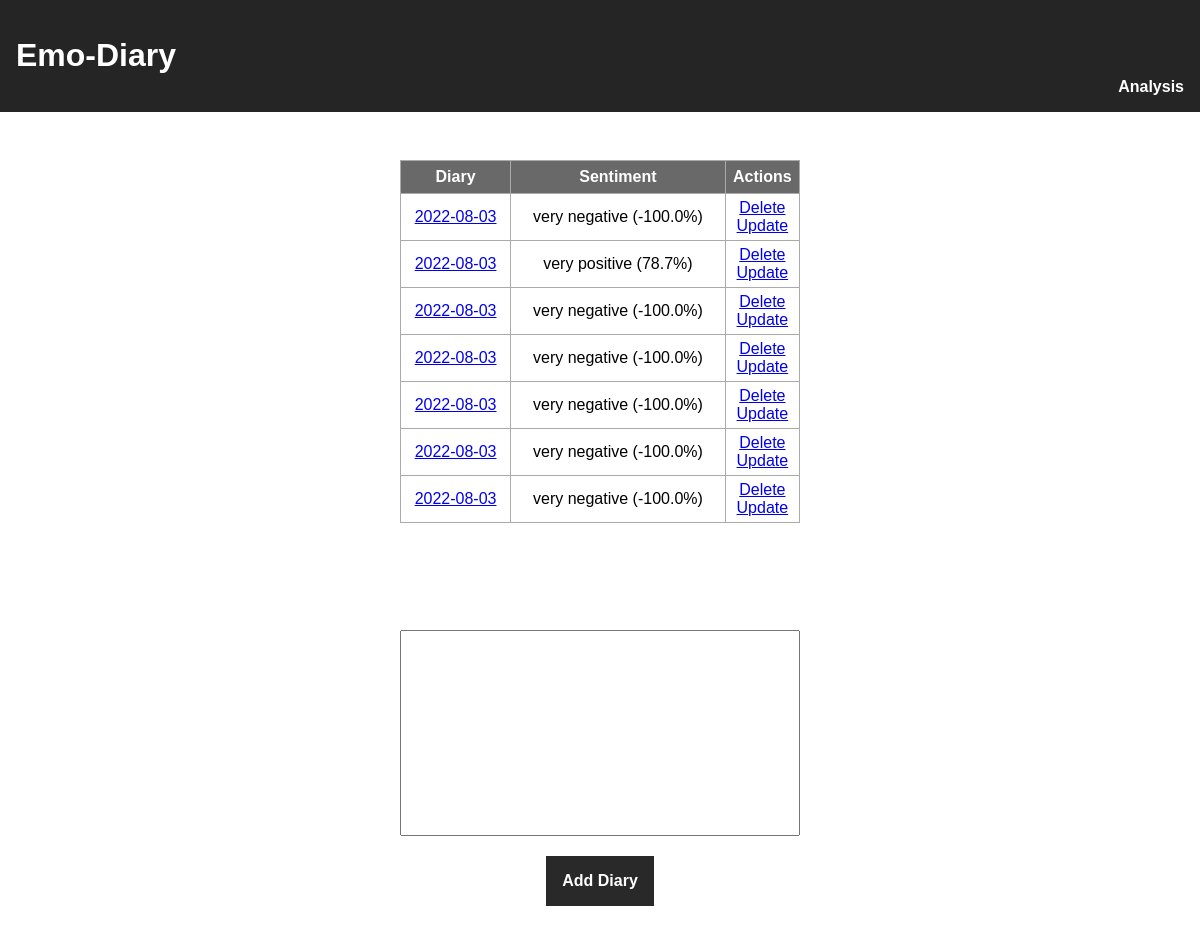
The page /test on the database as committed earlier.
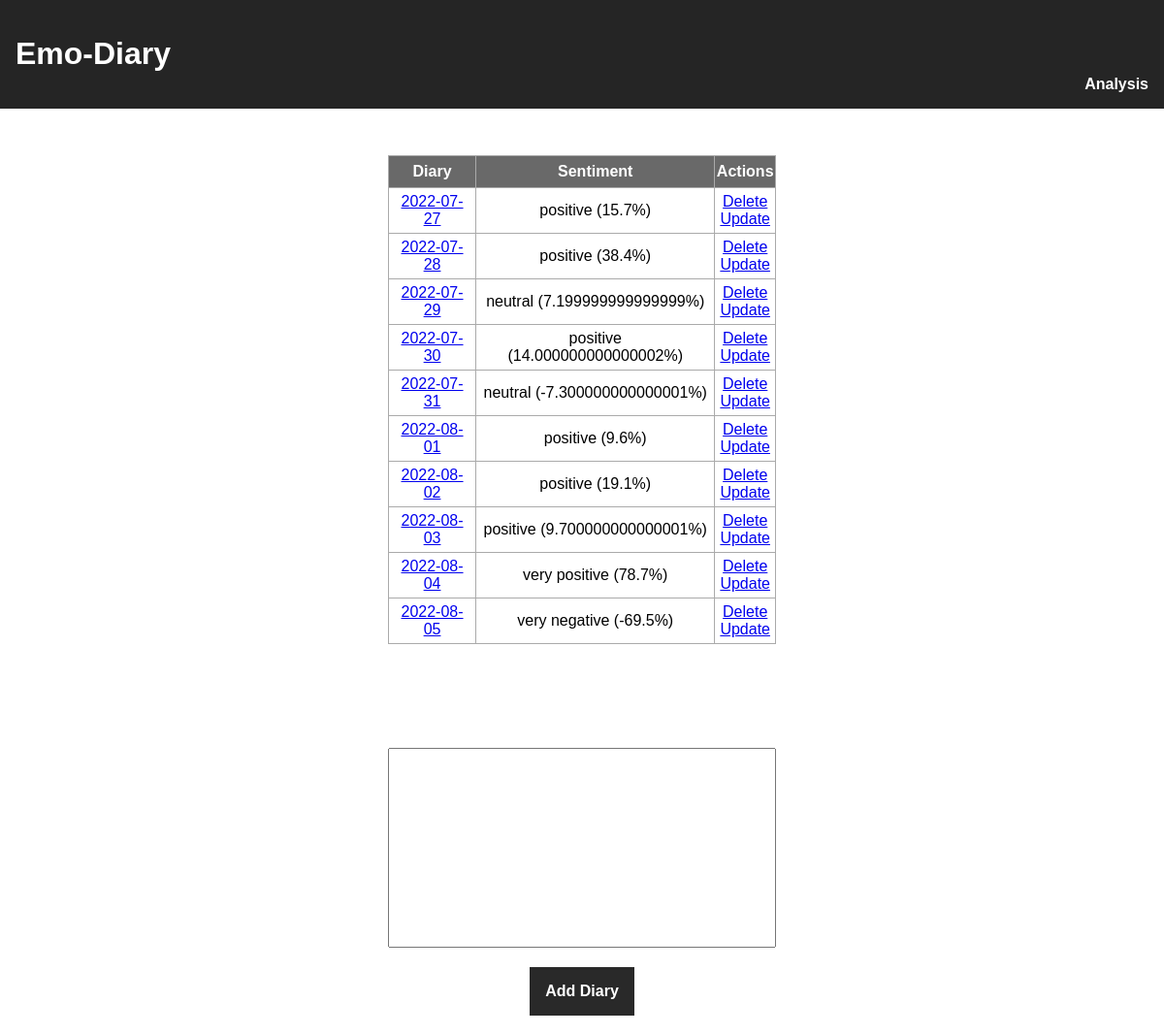
The same page on the database as committed later.
### app.py (models this page shows, shortened)
class Todo(db.Model):
    id = db.Column(db.Integer, primary_key=True)
    content = db.Column(db.Text, nullable=False)
    title = db.Column(db.String(200), nullable=True)
    date_created = db.Column(db.DateTime, default=datetime.utcnow)
    sentiment = db.Column(db.Float, nullable=False)

### app.py (the view)
@app.route('/test', methods=['POST', 'GET'])
def test():
    if request.method == 'POST':
        task_content = request.form['content']
        new_task = Todo(content=task_content, sentiment=sa(task_content), date_created=Todo.query.order_by(Todo.date_created).all()[0].date_created - timedelta(days=1))
        print(Todo.query.order_by(Todo.date_created).all()[0].date_created - timedelta(days=1))
        try:
            return redirect('/test')
        except:
            return 'There was an issue adding your task'
    else:
        tasks = Todo.query.order_by(Todo.date_created).all()
        try:
            return render_template('index.html', tasks=tasks, show='visible', show_tip="hidden")
        except:
            return render_template('index.html', tasks=tasks, show_tip="hidden")

### templates/index.html (shortened to what this page needs)
{% extends 'base.html' %}
{% block body %}
<div class="content" style="background-color: white;">
    {% if tasks|length < 1 %}
    <h4 style="text-align: center">There are no diary. Write one below!</h4>
    {% else %}
    <table style="margin-top:3em">
        <tr style="background-color: dimgray; color: white; font-weight: bold;">
            <th>Diary</th>
            <th>Sentiment</th>
            <th>Actions</th>
        </tr>
        {% for task in tasks %}
            <tr>
                <td><a href="/read/{{ task.id }}">{{ task.date_created.date() }}</a></td>
                <td>{% if 0.075 >= task.sentiment >= -0.075 %} neutral {% elif 0.5 > task.sentiment > 0.075 %} positive {% elif task.sentiment > 0.5 %} very positive {% elif -0.5 < task.sentiment < -0.075 %} negative {% else %} very negative {% endif %} ({{ task.sentiment*100|round(2, method='ceil') }}%)</td>
                <td>
                    <a href="/delete/{{task.id}}">Delete</a>
                    <br>
                    <a href="/update/{{task.id}}">Update</a>
                </td>
            </tr>
        {% endfor %}
    </table>
    {% endif %}
    <div style="display: flex; justify-content: center;"></div>
    <div class="form" style="visibility: {{ show }}">
        <form action="/" method="POST">
            <div style="display:flex; justify-content:center;">
                <textarea type="text" name="content" id="content", style="height:25vh; width:50vw; resize:none;"></textarea>
            </div>
            <div style="display:flex; justify-content:center;">
                <input type="submit" value="Add Diary" style="background-color:rgb(41, 41, 41); color:white; padding:.125vh .25vw; font-size:medium; font-weight:bold; font-size:1em; margin:5%; border: none; padding: 1em;">
            </div>
        </form>
    </div>
</div>
{% endblock %}

Rows that differ between the two databases and show on the page:
removed Todo: date_created "2022-08-03", shows "very negative", task.sentiment*100|round(2,method='ceil') "-100.0"
removed Todo: date_created "2022-08-03", shows "very positive", task.sentiment*100|round(2,method='ceil') "78.7"
removed Todo: date_created "2022-08-03", shows "very negative", task.sentiment*100|round(2,method='ceil') "-100.0"
removed Todo: date_created "2022-08-03", shows "very negative", task.sentiment*100|round(2,method='ceil') "-100.0"
removed Todo: date_created "2022-08-03", shows "very negative", task.sentiment*100|round(2,method='ceil') "-100.0"
removed Todo: date_created "2022-08-03", shows "very negative", task.sentiment*100|round(2,method='ceil') "-100.0"
added Todo: date_created "2022-07-27", shows "positive", task.sentiment*100|round(2,method='ceil') "15.7"
added Todo: date_created "2022-07-28", shows "positive", task.sentiment*100|round(2,method='ceil') "38.4"
added Todo: date_created "2022-07-29", shows "neutral", task.sentiment*100|round(2,method='ceil') "7.199999999999999"
added Todo: date_created "2022-07-30", shows "positive", task.sentiment*100|round(2,method='ceil') "14.000000000000002"
added Todo: date_created "2022-07-31", shows "neutral", task.sentiment*100|round(2,method='ceil') "-7.300000000000001"
added Todo: date_created "2022-08-01", shows "positive", task.sentiment*100|round(2,method='ceil') "9.6"
added Todo: date_created "2022-08-02", shows "positive", task.sentiment*100|round(2,method='ceil') "19.1"
changed Todo (number 8 of 10 on the later page): task.sentiment*100|round(2,method='ceil') "-100.0" → "9.700000000000001"; sentiment "very negative" → "positive"
added Todo: date_created "2022-08-04", shows "very positive", task.sentiment*100|round(2,method='ceil') "78.7"
added Todo: date_created "2022-08-05", shows "very negative", task.sentiment*100|round(2,method='ceil') "-69.5"
